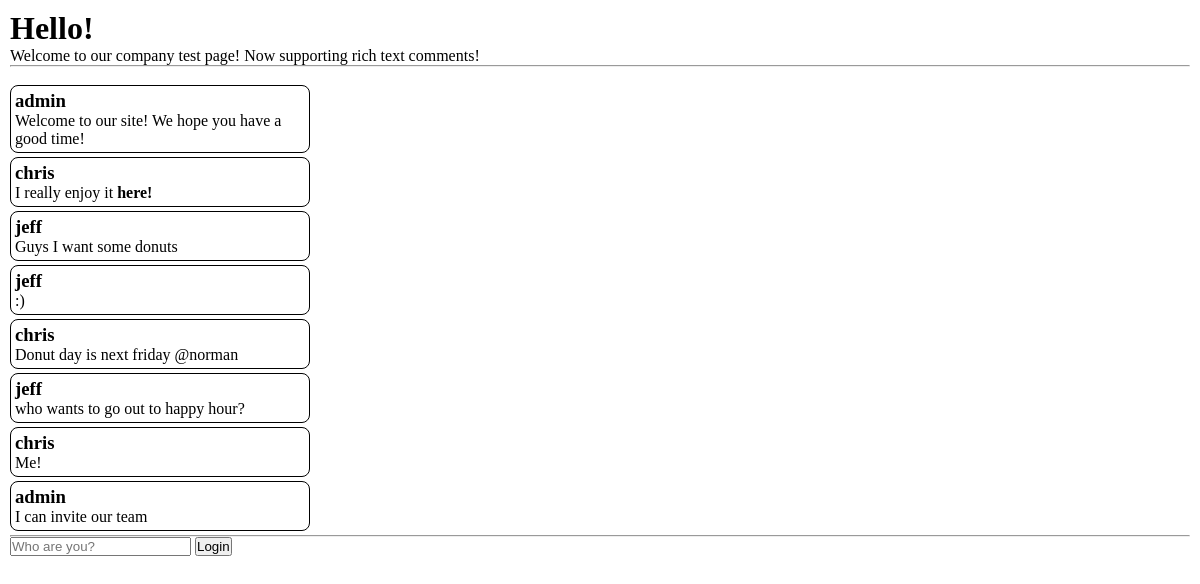
The page / on the database its author committed.
### tables this page shows
CREATE TABLE "comments"
(
    cid      INTEGER
        primary key autoincrement,
    username TEXT not null,
    text     TEXT
);

### p3/app/__main__.py (the view)
@app.get("/")
def index() -> Response:
    db = connect("app.db")
    cur = db.cursor()
    cur.execute(
        "SELECT username, text FROM comments ORDER BY cid "
    )
    comments = cur.fetchall()
    resp = Response(
        render_template(
            "index.html",
            comments=comments,
            username=session.get("username"),
        )
    )
    return resp

### p3/app/templates/index.html (shortened to what this page needs)
{% extends "base.html" %} {% block title %}Problem 1{% endblock %} {% block
content %}
<h1>Hello!</h1>
<p>Welcome to our company test page! Now supporting rich text comments!</p>
<hr />
<br />
{% for comment in comments %}
<div class="comment">
    <h3>{{ comment[0] | safe }}</h3>
    <p>{{ comment[1] | safe }}</p>
</div>
{% endfor %}
<hr />
{% if username %}
<form action="/logout" method="post">
    {{ username | safe }} <button>Log out</button>
</form>
{% else %}
<form action="/login" method="post">
    <input name="username" placeholder="Who are you?" />
    <button>Login</button>
</form>
{% endif %} {% endblock %}

### p3/app/templates/base.html (shortened to what this page needs)
<!doctype html>
<html lang="en">
	<head>
		<link
			rel="stylesheet"
			href="/static/styles.css"
		/>
	</head>
	<body>
		<div id="content">{% block content %}{% endblock %}</div>
	</body>
</html>

### p3/app/static/styles.css (style rules this page uses)
* { margin: 0; padding: 0; box-sizing: border-box; }
.comment { border: 1px solid #000; border-radius: 8px; padding: 4px; margin-bottom: 4px; width: 300px; word-wrap: break-word; }
body { padding: 10px }

### rows shown on the page
comments: username "admin", text "Welcome to our site! We hope you have a good time!"
comments: username "chris", text "I really enjoy it here!"
comments: username "jeff", text "Guys I want some donuts"
comments: username "jeff", text ":)"
comments: username "chris", text "Donut day is next friday @norman"
comments: username "jeff", text "who wants to go out to happy hour?"
comments: username "chris", text "Me!"
comments: username "admin", text "I can invite our team"
